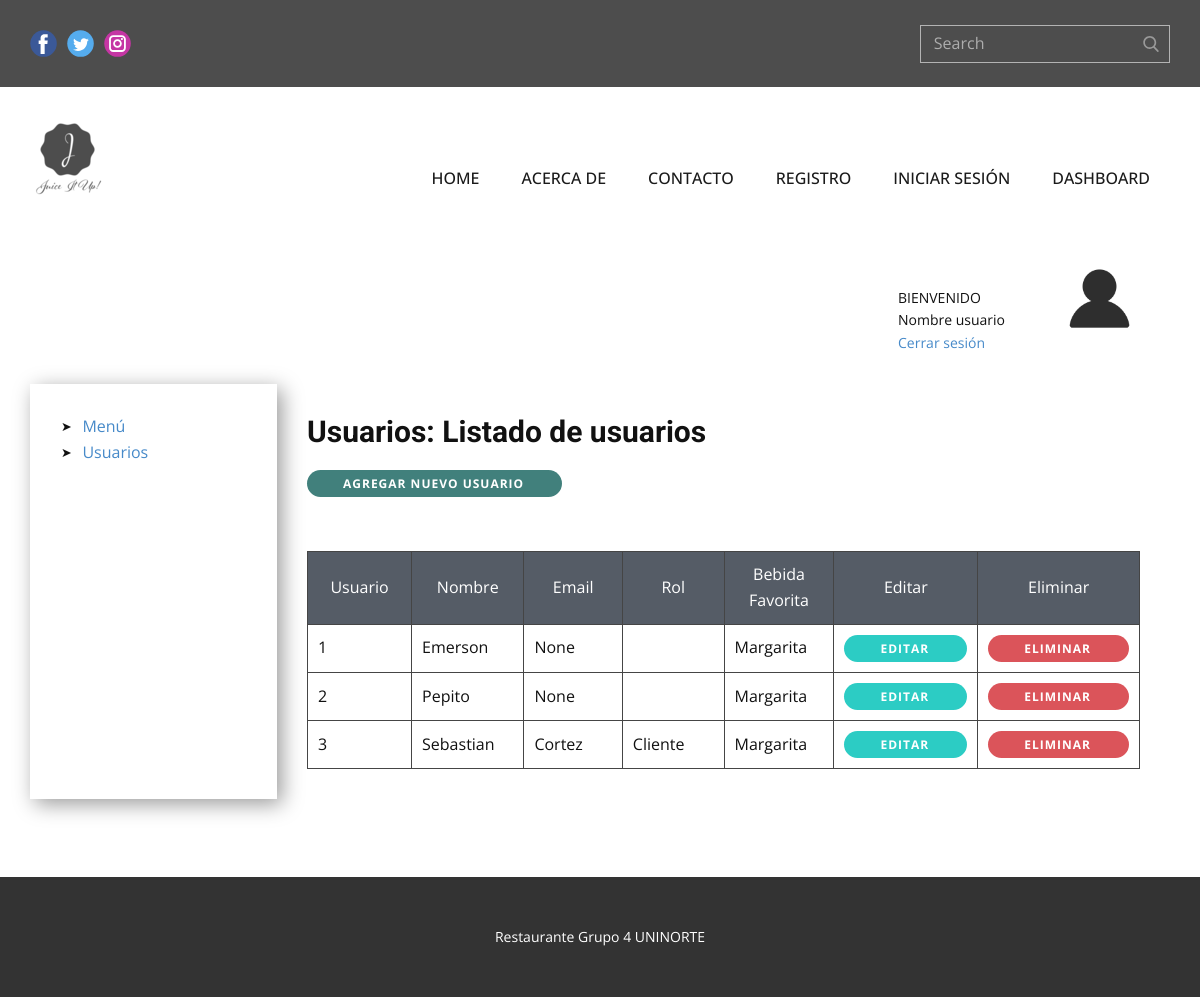
The page /usuarios on the database as committed earlier.
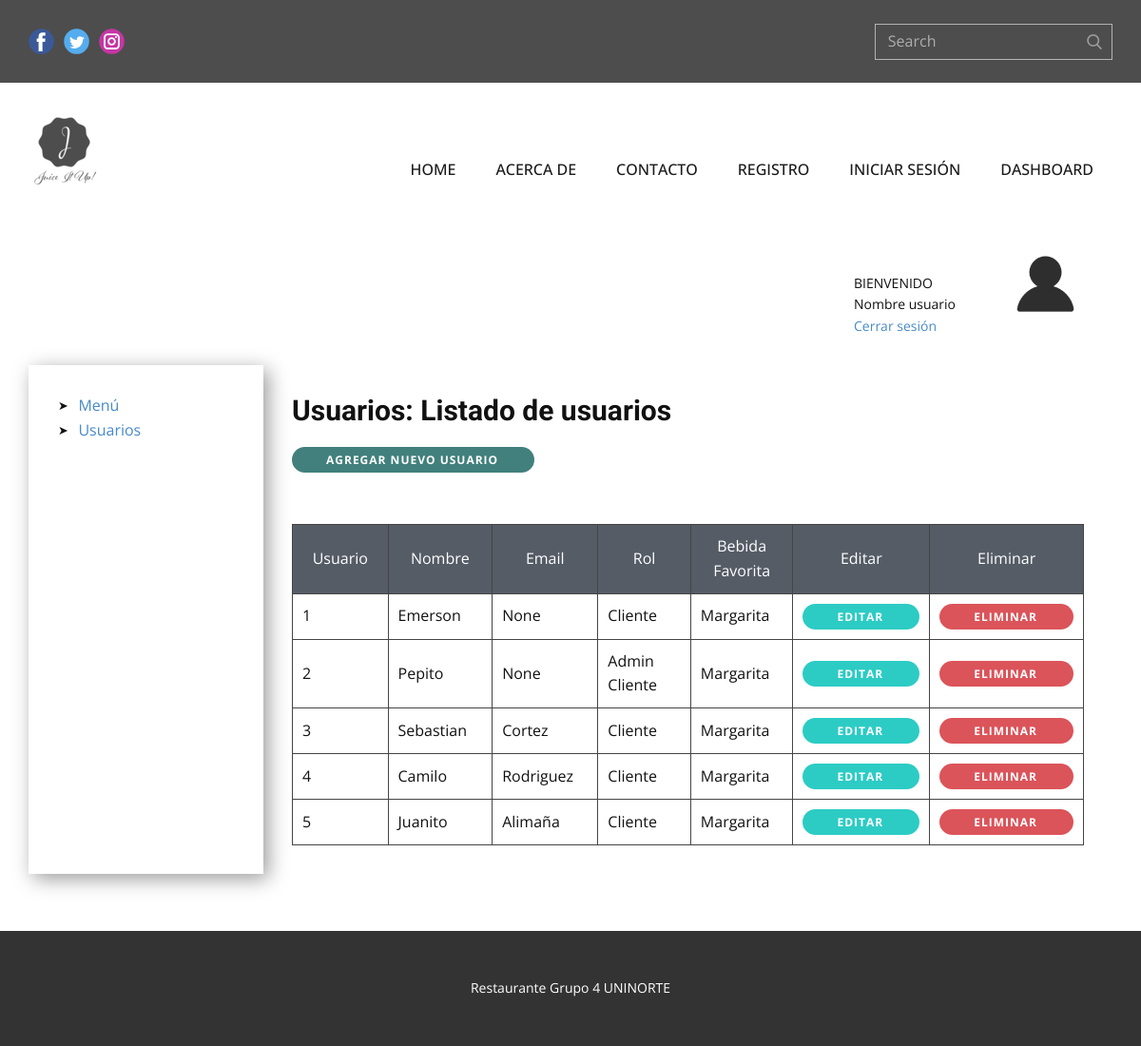
The same page on the database as committed later.
### tables this page shows
CREATE TABLE usuarios (id INTEGER PRIMARY KEY AUTOINCREMENT NOT NULL, nombre VARCHAR (100) NOT NULL, apellido VARCHAR, email VARCHAR NOT NULL, telefono VARCHAR NOT NULL, direccion VARCHAR NOT NULL, password VARCHAR NOT NULL, superAdmin BOOLEAN DEFAULT (0), admin BOOLEAN DEFAULT (0), usuarioFinal BOOLEAN DEFAULT (1), estado BOOLEAN DEFAULT (1), created_by DATE, updated_by DATE);

### app.py (the view)
@app.route('/usuarios', methods=["GET", "POST"])
def getUsuarios():
    if request.method == 'GET':
        usuario_list = usuario_controller.get_usuarios()
        return render_template('usuarios_list.html', usuario_list=usuario_list)

### db.py (called while the page is built)
def sqlconnection():
    conn = sqlite3.connect(database)
    return conn

### usuario_controller.py (called while the page is built)
def get_usuarios():
    db = sqlconnection()
    cursor = db.cursor()
    statement = "SELECT * FROM usuarios;"
    cursor.execute(statement)
    return cursor

### templates/usuarios_list.html (shortened to what this page needs)
{% extends "index.html" %}
{% block style %}
    <link rel="stylesheet" href="../static/style/usuarios_list.css" media="screen">
{% endblock style %}
{% block content %}
    <section class="u-clearfix u-section-1" id="sec-fe1f">
      <div class="u-align-left u-clearfix u-sheet u-valign-top u-sheet-1">
        <div class="u-clearfix u-expanded-width u-layout-wrap u-layout-wrap-1">
          <div class="u-layout">
            <div class="u-layout-col">
              <div class="u-size-30">
                <div class="u-layout-col">
                  <div class="u-container-style u-layout-cell u-size-60 u-layout-cell-1">
                    <div class="u-container-layout u-valign-top u-container-layout-1">
                      <div class="u-image u-image-circle u-preserve-proportions u-image-1" alt="" data-image-width="512" data-image-height="512"></div>
                      <p class="u-small-text u-text u-text-variant u-text-1">BIENVENIDO</p>
                      <p class="u-small-text u-text u-text-variant u-text-2">Nombre usuario</p>
                      <p class="u-small-text u-text u-text-variant u-text-2"><a href="{{ url_for('index') }}">Cerrar sesión</a></p>
                    </div>
                  </div>
                </div>
              </div>
              <div class="u-size-30">
                <div class="u-layout-row">
                  <div class="u-container-style u-layout-cell u-size-13 u-layout-cell-2">
                    <div class="u-container-layout u-container-layout-2">
                      <ul class="u-custom-list u-text u-text-default u-text-3">
                        <li>
                          <div class="u-list-icon">
                            <div xmlns="http://www.w3.org/2000/svg" xmlns:xlink="http://www.w3.org/1999/xlink" version="1.1" xml:space="preserve" class="u-svg-content">➤</div>
                          </div>
                          <a href="{{ url_for('getBebidas') }}"> Menú</a>
                        </li>
                        <li>
                          <div class="u-list-icon">
                            <div xmlns="http://www.w3.org/2000/svg" xmlns:xlink="http://www.w3.org/1999/xlink" version="1.1" xml:space="preserve" class="u-svg-content">➤</div>
                          </div>
                          <a href="{{ url_for('getUsuarios') }}"> Usuarios</a>
                        </li>
                      </ul>
                    </div>
                  </div>
                  <div class="u-container-style u-layout-cell u-size-47 u-layout-cell-3">
                    <div class="u-container-layout u-valign-top u-container-layout-3">
                      <h3 class="u-text u-text-default u-text-4">Usuarios: Listado de usuarios</h3>
                      <a class="u-border-none u-btn u-btn-round u-button-style u-hover-palette-1-dark-1 u-palette-4-dark-2 u-radius-24 u-btn-1" href="{{ url_for('register') }}">Agregar nuevo usuario</a>
                      <div class="u-expanded-width u-table u-table-responsive u-table-1">
                        <table class="u-table-entity">
                          <colgroup>
                            <col width="16.6%">
                            <col width="16.6%">
                            <col width="16.6%">
                            <col width="17%">
                            <col width="15.9%">
                            <col width="17.3%">
                          </colgroup>
                          <thead class="u-align-center u-palette-5-dark-2 u-table-header u-table-header-1">
                            <tr style="height: 27px;">
                              <th class="u-border-1 u-border-grey-dark-1 u-table-cell">Usuario</th>
                              <th class="u-border-1 u-border-grey-dark-1 u-table-cell">Nombre</th>
                              <th class="u-border-1 u-border-grey-dark-1 u-table-cell">Email</th>
                              <th class="u-border-1 u-border-grey-dark-1 u-table-cell">Rol</th>
                              <th class="u-border-1 u-border-grey-dark-1 u-table-cell">Bebida Favorita</th>
                              <th class="u-border-1 u-border-grey-dark-1 u-table-cell">Editar</th>
                              <th class="u-border-1 u-border-grey-dark-1 u-table-cell">Eliminar</th>
                            </tr>
                          </thead>
                          <tbody class="u-table-body">
                            {% for user in usuario_list %}
                            <tr style="height: 46px;">
                              <td class="u-border-1 u-border-grey-dark-1 u-table-cell">{{ user[0] }} </td>
                              <td class="u-border-1 u-border-grey-dark-1 u-table-cell">{{ user[1] }}</td>
                              <td class="u-border-1 u-border-grey-dark-1 u-table-cell">{{ user[2] }}</td>
                              <td class="u-border-1 u-border-grey-dark-1 u-table-cell">
                                {% if user[8] == 1 %}
                                Admin
                                {% endif %}
                                {% if user[9] == 1 %}
                                Cliente
                                {% endif %}
                              </td>
                              <td class="u-border-1 u-border-grey-dark-1 u-table-cell">Margarita</td>
                              <td class="u-border-1 u-border-grey-dark-1 u-table-cell">
                                <a class="u-border-none u-btn u-btn-round u-button-style u-hover-palette-1-dark-1 u-palette-4-dark-1 u-radius-24 u-btn-1" href="{{ url_for('update_user') }}">Editar</a>
                              </td>
                              <td class="u-border-1 u-border-grey-dark-1 u-table-cell">
                                <a class="u-border-none u-btn u-btn-round u-button-style u-hover-palette-1-dark-1 u-palette-2-base u-radius-20 u-btn-1" href="#">Eliminar</a>
                              </td>
                            </tr>
                            {% endfor %}
                          </tbody>
                        </table>
                      </div>
                    </div>
                  </div>
                </div>
              </div>
            </div>
          </div>
        </div>
      </div>
    </section>
{% endblock content %}

### templates/index.html (shortened to what this page needs)
<!DOCTYPE html>
<html style="font-size: 16px;">
  <head>
    <link rel="stylesheet" href="{{ url_for('static', filename='style/nicepage.css') }}" media="screen">
    {% block style %}{% endblock style %}
  </head>
  <body data-home-page="index.html" data-home-page-title="index" class="u-body">
    {% block header %}
    <header class="u-align-left u-clearfix u-header u-section-row-container" id="sec-965c"><div class="u-section-rows">
        <div class="u-grey-70 u-section-row u-section-row-1" id="sec-46aa">
          <div class="u-clearfix u-sheet u-sheet-1">
            <div class="u-social-icons u-spacing-10 u-social-icons-1">
              <a class="u-social-url" title="facebook" target="_blank" href=""><span class="u-icon u-social-facebook u-social-icon u-icon-1"><svg class="u-svg-link" preserveAspectRatio="xMidYMin slice" viewBox="0 0 112 112"><use xmlns:xlink="http://www.w3.org/1999/xlink" xlink:href="#svg-dfe3"></use></svg></span>
              </a>
              <a class="u-social-url" title="twitter" target="_blank" href=""><span class="u-icon u-social-icon u-social-twitter u-icon-2"><svg class="u-svg-link" preserveAspectRatio="xMidYMin slice" viewBox="0 0 112 112"><use xmlns:xlink="http://www.w3.org/1999/xlink" xlink:href="#svg-1291"></use></svg></span>
              </a>
              <a class="u-social-url" title="instagram" target="_blank" href=""><span class="u-icon u-social-icon u-social-instagram u-icon-3"><svg class="u-svg-link" preserveAspectRatio="xMidYMin slice" viewBox="0 0 112 112"><use xmlns:xlink="http://www.w3.org/1999/xlink" xlink:href="#svg-23ed"></use></svg></span>
              </a>
            </div>
            <form action="#" method="get" class="u-border-1 u-border-grey-30 u-expanded-width-xs u-search u-search-right u-search-1">
              <button class="u-search-button" type="submit">
                <span class="u-search-icon u-spacing-10 u-text-grey-40">
                  <svg class="u-svg-link" preserveAspectRatio="xMidYMin slice" viewBox="0 0 56.966 56.966"><use xmlns:xlink="http://www.w3.org/1999/xlink" xlink:href="#svg-9dab"></use></svg>
                </span>
              </button>
              <input class="u-search-input" type="search" name="search" value="" placeholder="Search">
            </form>
          </div>
        </div>
        <div class="u-section-row u-section-row-2" id="sec-37e8">
          <div class="u-clearfix u-sheet u-valign-middle u-sheet-2">
            <a href="{{ url_for('index') }}" class="u-image u-logo u-image-1" data-image-width="80" data-image-height="40">
              <img src="{{ url_for('static', filename='images/default-logo.png') }}" class="u-logo-image u-logo-image-1" data-image-width="80">
            </a>
            <nav data-position="" class="u-menu u-menu-dropdown u-offcanvas u-menu-1">
              <div class="u-custom-menu u-nav-container">
                <ul class="u-nav u-spacing-2 u-unstyled u-nav-1"><li class="u-nav-item"><a class="u-active-palette-1-base u-border-active-palette-1-base u-border-hover-palette-1-light-1 u-button-style u-hover-palette-1-light-1 u-nav-link u-text-active-white u-text-grey-90 u-text-hover-white" href="{{ url_for('index') }}" style="padding: 10px 20px;">Home</a>
</li><li class="u-nav-item"><a class="u-active-palette-1-base u-border-active-palette-1-base u-border-hover-palette-1-light-1 u-button-style u-hover-palette-1-light-1 u-nav-link u-text-active-white u-text-grey-90 u-text-hover-white" href="{{ url_for('about') }}" style="padding: 10px 20px;">Acerca de</a>
</li><li class="u-nav-item"><a class="u-active-palette-1-base u-border-active-palette-1-base u-border-hover-palette-1-light-1 u-button-style u-hover-palette-1-light-1 u-nav-link u-text-active-white u-text-grey-90 u-text-hover-white" href="{{ url_for('contacto') }}" style="padding: 10px 20px;">contacto</a>
</li><li class="u-nav-item"><a class="u-active-palette-1-base u-border-active-palette-1-base u-border-hover-palette-1-light-1 u-button-style u-hover-palette-1-light-1 u-nav-link u-text-active-white u-text-grey-90 u-text-hover-white" href="{{ url_for('register') }}" style="padding: 10px 20px;">registro</a>
</li><li class="u-nav-item"><a class="u-active-palette-1-base u-border-active-palette-1-base u-border-hover-palette-1-light-1 u-button-style u-hover-palette-1-light-1 u-nav-link u-text-active-white u-text-grey-90 u-text-hover-white" href="{{ url_for('login') }}" style="padding: 10px 20px;">Iniciar sesión</a>
</li><li class="u-nav-item"><a class="u-active-palette-1-base u-border-active-palette-1-base u-border-hover-palette-1-light-1 u-button-style u-hover-palette-1-light-1 u-nav-link u-text-active-white u-text-grey-90 u-text-hover-white" href="{{ url_for('getBebidas') }}" style="padding: 10px 20px;">Dashboard</a>
</li></ul>
              </div>
            </nav>
          </div>
        </div>
      </div>
    </header>
{% endblock header %}
{% block content %}{% endblock content %}
    <footer class="u-align-center u-clearfix u-footer u-grey-80 u-footer" id="sec-ed0d"><div class="u-clearfix u-sheet u-sheet-1">
        <p class="u-small-text u-text u-text-variant u-text-1">Restaurante Grupo 4 UNINORTE</p>
      </div></footer>
  </body>
</html>

### static/style/usuarios_list.css (style rules this page uses)
.u-section-1 .u-sheet-1 { min-height: 649px; }
.u-section-1 .u-layout-wrap-1 { margin-top: 0; margin-bottom: 60px; }
.u-section-1 .u-layout-cell-1 { min-height: 130px; }
.u-section-1 .u-container-layout-1 { padding: 30px; }
.u-section-1 .u-image-1 { width: 81px; height: 81px; background-image: url("../images/avatar.png"); background-position: 50% 50%; margin: 0 0 0 auto; }
.u-section-1 .u-text-1 { margin: -52px 133px 0 838px; }
.u-section-1 .u-text-2 { margin: 0 133px 0 838px; }
.u-section-1 .u-layout-cell-2 { min-height: 200px; }
.u-section-1 .u-container-layout-2 { box-shadow: 5px 5px 20px 0 rgba(0,0,0,0.4); padding: 30px; }
.u-section-1 .u-text-3 { margin-bottom: 0; margin-top: 0; }
.u-section-1 .u-layout-cell-3 { min-height: 286px; }
.u-section-1 .u-container-layout-3 { padding: 30px; }
.u-section-1 .u-text-4 { font-weight: 700; margin: 0 auto 0 0; }
.u-section-1 .u-table-1 { margin-bottom: 0; margin-top: 34px; }
.u-section-1 .u-table-header-1 { background-image: none; }
.u-section-1 .u-btn-1 { border-style: none; font-weight: 700; text-transform: uppercase; letter-spacing: 1px; background-image: none; font-size: 0.75rem; padding: 4px 38px 4px 36px; }

Rows that differ between the two databases and show on the page:
changed usuarios "Emerson": now shows "Cliente"
changed usuarios "Pepito": now shows "Admin"; now shows "Cliente"
added usuarios: id "4", nombre "Camilo", apellido "Rodriguez", usuarioFinal "Cliente"
added usuarios: id "5", nombre "Juanito", apellido "Alimaña", usuarioFinal "Cliente"
